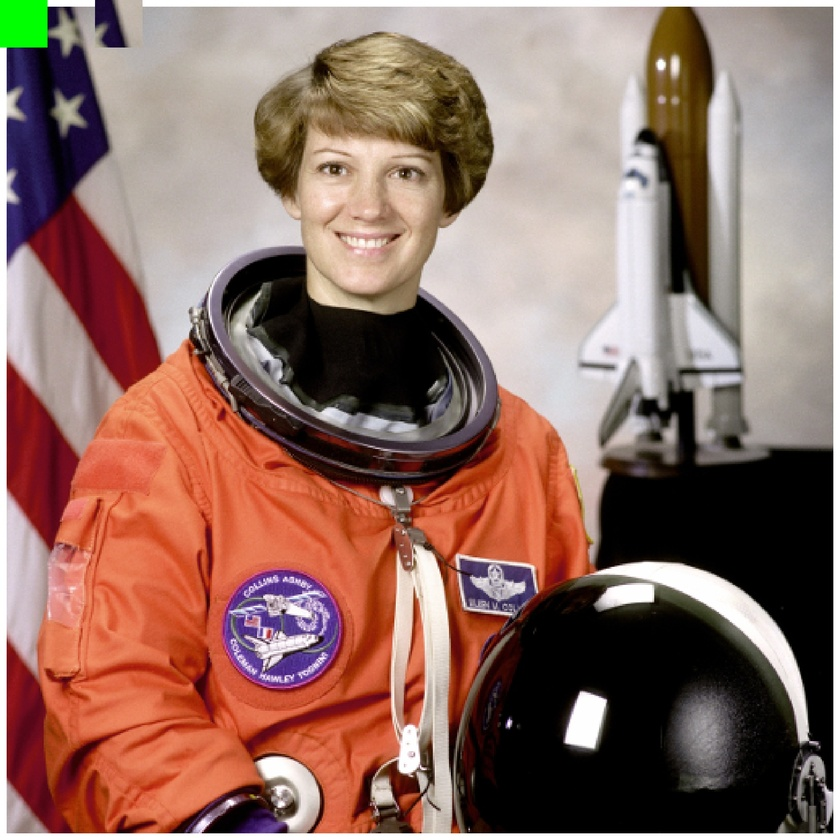
#> input picture 2025-10-16_taller_cv_3d/assets/04_imagen_matriz_pixeles1.jpg, 840 x 840 px, shrunk from 1768 x 1768 before the run, found by its file name
$ jupyter execute Examen_Punto1.ipynb
#> lines starting #> are read from the running program, lines starting #| are printed output that depends on the picture; after the words box and inside, x2 and y2 are one past the last pixel; in counts of white or black regions, pixels touching at a corner belong together
## Punto 1 – Procesamiento de Imágenes en Python (50%)

### Enunciado

1. **Carga y visualización de una imagen (RGB) de un animal en via de extinción:**
   - Carga una imagen a color (RGB) desde archivo.
   - Muestra la imagen original en una figura.

2. **Filtros básicos:**
   Aplica los siguientes filtros a la imagen :
   - Suavizado / desenfoque
   - Realce de bordes

   Para cada filtro:
   - Muestra la imagen resultante.
   - Escribe en el notebook un breve comentario sobre el efecto visual observado.

3. **Visualización de canales de color:**
   - Separa la imagen original en sus tres canales (R, G, B).
   - Muestra en una figura:
     - Los tres canales en escala de grises (cada canal por separado).
   - Explica brevemente qué estructuras se ven más claras u oscuras en cada canal y por qué.

4. **Operaciones morfológicas :**
   - Trabaja sobre una versión en escala de grises o binarizada de la imagen.
   - Aplica dos operaciones morfológicas diferentes

   - Muestra los resultados comparando:
     - Imagen original (o binarizada).
     - Imagen después de cada operación.
   - Explica brevemente que efecto tuvo la operación sobre la imagen

5. **Animación:**
   - Genera una animación simple  o creando un GIF a partir de varios frames donde se vea:
     - La imagen original.
     - Los resultados de los filtros y/o operaciones morfológicas de forma secuencial.

[cell 1]
from google.colab import files
import cv2
import matplotlib.pyplot as plt
import numpy as np
from PIL import Image
import imageio
import os

##**1. Carga y visualización**

En esta sección cargamos una imagen RGB de un animal en vía de extinción. Visualizar la imagen original nos permite tener un punto de referencia para evaluar los efectos de los filtros y transformaciones posteriores.

[cell 2]
print("Sube una imagen RGB de un animal en vía de extinción")
uploaded = files.upload()
#> the answer given: 04_imagen_matriz_pixeles1.jpg

filename = list(uploaded.keys())[0]
img = cv2.imread(filename)
#> img is the input picture: shape (840, 840, 3); mean B, G, R 100.7, 110.6, 144.4
img = cv2.cvtColor(img, cv2.COLOR_BGR2RGB)

plt.figure(figsize=(6,6))
plt.title("Imagen Original")
plt.imshow(img)
plt.axis("off")
plt.show()

##**2. Filtros básicos**

[cell 3]
# Filtro suavizado
blur = cv2.GaussianBlur(img, (9,9), 0)

plt.figure(figsize=(6,6))
plt.title("Imagen Suavizada / Blur")
plt.imshow(blur)
plt.axis("off")
plt.show()

# Filtro de bordes Canny
edges = cv2.Canny(cv2.cvtColor(img, cv2.COLOR_RGB2GRAY), 100, 200)
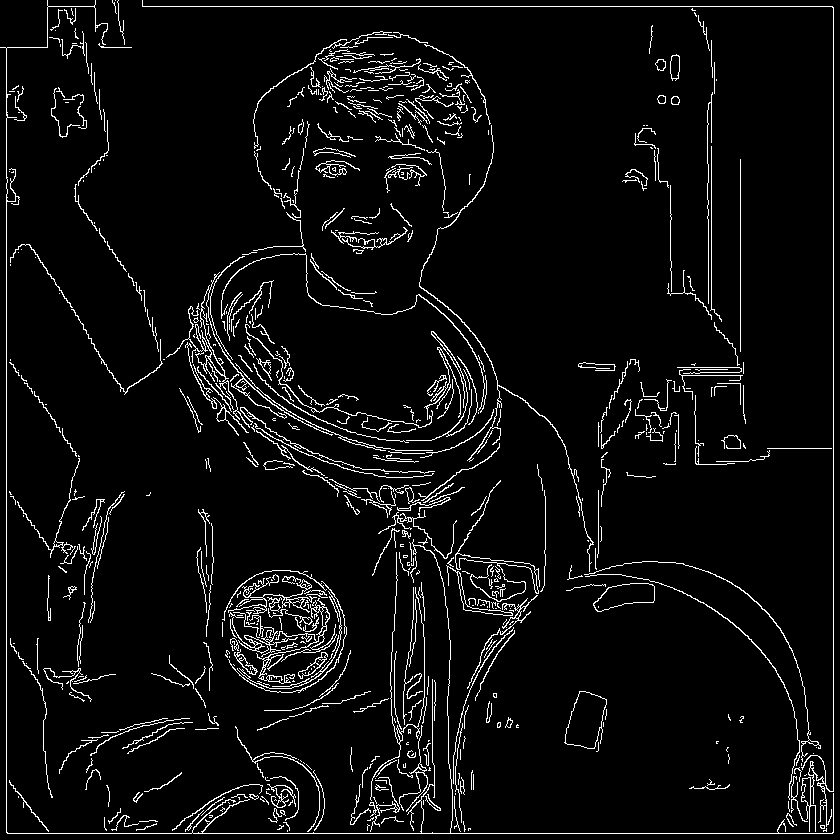
#> edges: shape (840, 840); 5.2% white in thin lines or dots

plt.figure(figsize=(6,6))
plt.title("Realce de Bordes")
plt.imshow(edges, cmap='gray')
plt.axis("off")
plt.show()

##**3. Visualización de canales RGB**

[cell 4]
R = img[:,:,0]
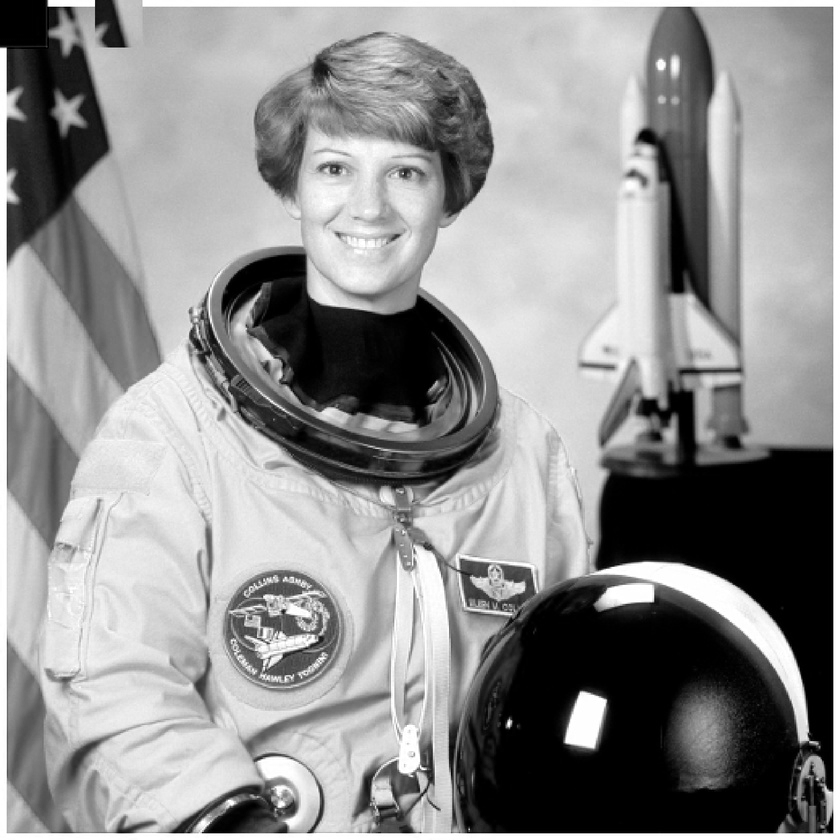
#> R: shape (840, 840); min 0, max 255, mean 144.4
G = img[:,:,1]
B = img[:,:,2]
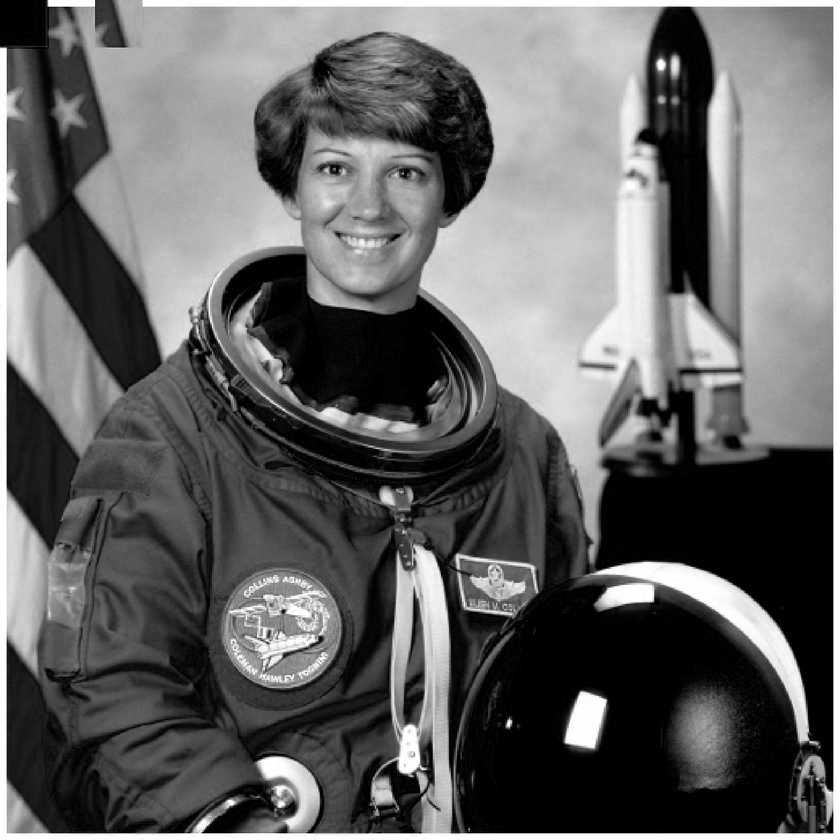
#> B: shape (840, 840); min 0, max 255, mean 100.7

fig, ax = plt.subplots(1,3, figsize=(15,5))
ax[0].imshow(R, cmap="gray"); ax[0].set_title("Canal R")
ax[1].imshow(G, cmap="gray"); ax[1].set_title("Canal G")
ax[2].imshow(B, cmap="gray"); ax[2].set_title("Canal B")
for a in ax: a.axis("off")
plt.show()

#**4. Operaciones morfológicas**

[cell 5]
gray = cv2.cvtColor(img, cv2.COLOR_RGB2GRAY)
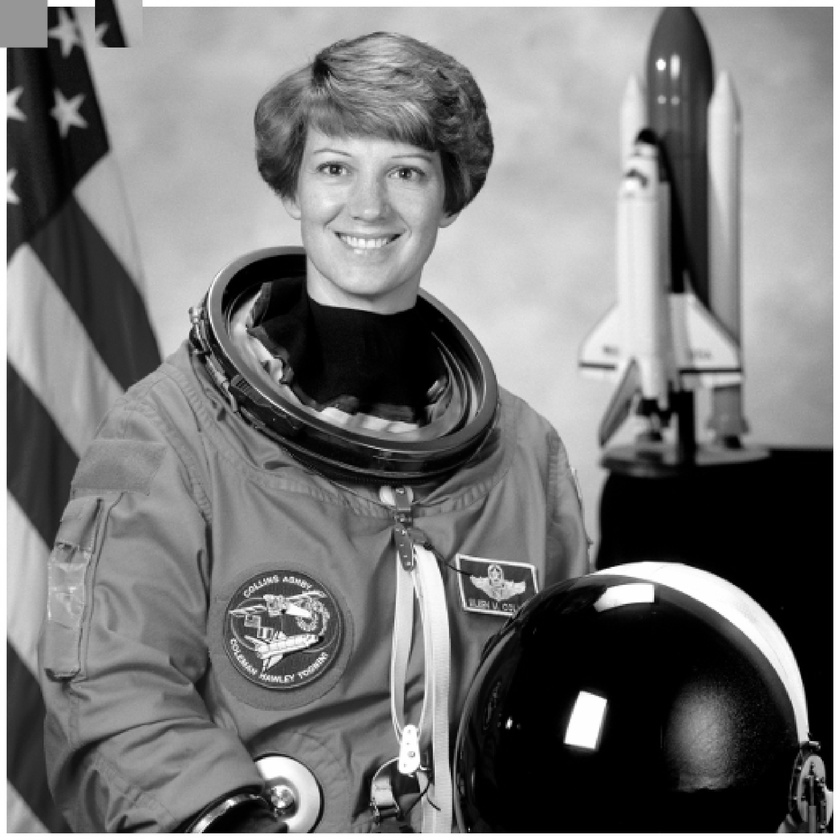
#> gray: shape (840, 840); min 0, max 255, mean 119.6
_, thresh = cv2.threshold(gray, 120, 255, cv2.THRESH_BINARY)
#> thresh: shape (840, 840); 55.7% white; 359 black regions (308 under 20 px), largest, box (x1, y1, x2, y2) and area: (7, 32, 833, 833) 246666, (7, 7, 163, 393) 27452, (636, 7, 741, 351) 16229

kernel = np.ones((5,5), np.uint8)

erosion = cv2.erode(thresh, kernel, iterations=1)
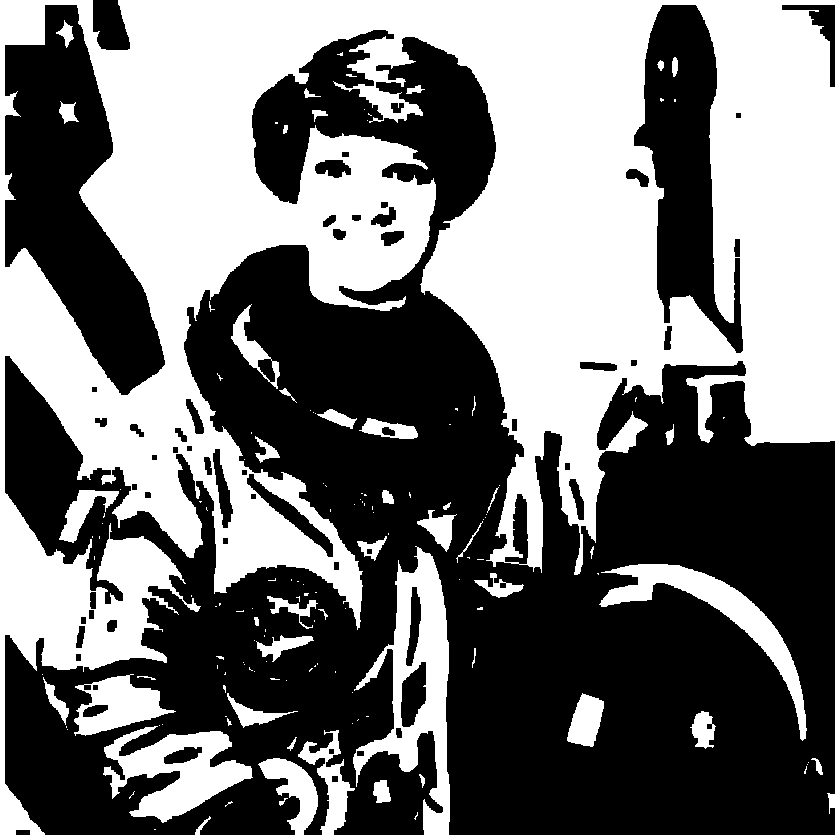
#> erosion: shape (840, 840); 46.5% white; 142 white regions (97 under 20 px), largest, box (x1, y1, x2, y2) and area: (0, 0, 840, 840) 300283, (103, 726, 253, 823) 6926, (599, 564, 807, 741) 6146
dilation = cv2.dilate(thresh, kernel, iterations=1)
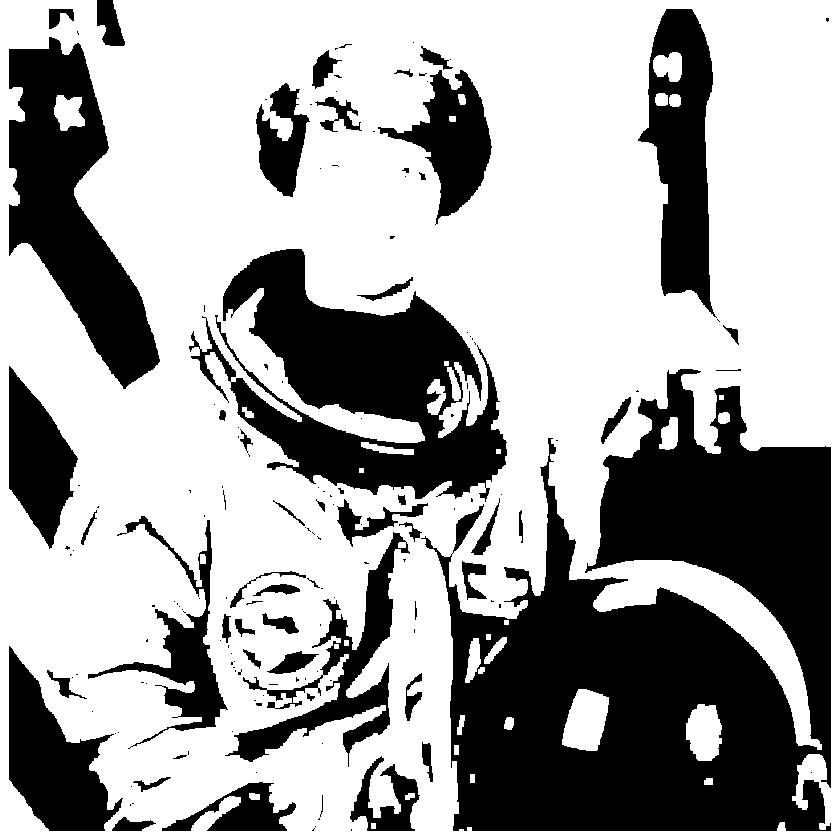
#> dilation: shape (840, 840); 64.9% white; 161 black regions (106 under 20 px), largest, box (x1, y1, x2, y2) and area: (421, 369, 831, 831) 113253, (189, 249, 507, 502) 37854, (9, 37, 160, 389) 24069

fig, ax = plt.subplots(1,3, figsize=(15,5))
ax[0].imshow(thresh, cmap="gray"); ax[0].set_title("Binarizada")
ax[1].imshow(erosion, cmap="gray"); ax[1].set_title("Erosion")
ax[2].imshow(dilation, cmap="gray"); ax[2].set_title("Dilation")
for a in ax: a.axis("off")
plt.show()
